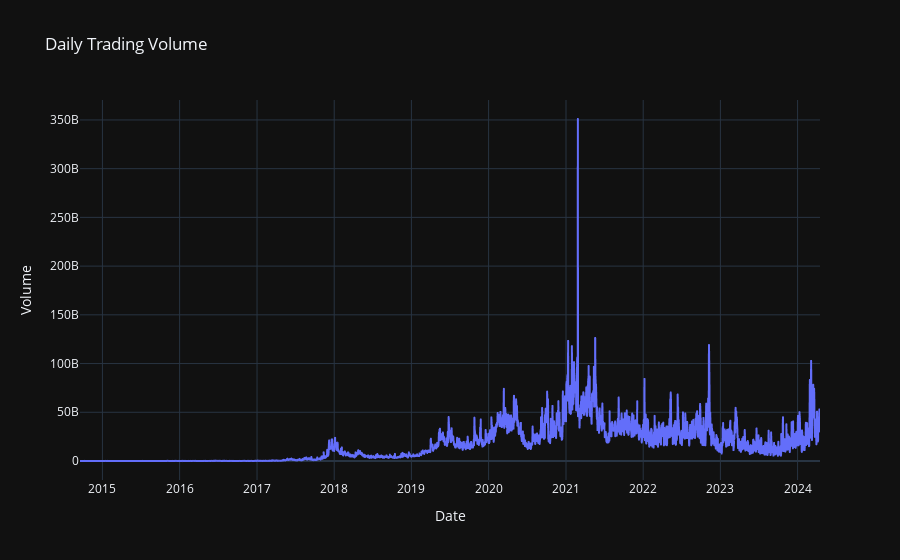

This figure's notebook cell:
### Markdown cell above
## <span>Data Visualization</span>

### Code cell
fig = px.line(data, x='Date', y='Volume', title='Daily Trading Volume')
fig.update_xaxes(title='Date')
fig.update_yaxes(title='Volume')
fig.update_layout(template='plotly_dark')
fig.show()

### Figure 1 — Plotly figure (JSON) as saved in the notebook; plotly's stock layout.template omitted (floating-point values rounded to 4 significant figures; data arrays with more than 128 entries replaced by an {"elided": "..."} marker saying what was removed)
{"data": [{"hovertemplate": "Date=%{x}<br>Volume=%{y}<extra></extra>", "legendgroup": "", "line": {"color": "#636efa", "dash": "solid"}, "marker": {"symbol": "circle"}, "mode": "lines", "name": "", "showlegend": false, "type": "scattergl", "x": {"elided": "3500 str values"}, "xaxis": "x", "y": {"elided": "3500 int values"}, "yaxis": "y"}], "layout": {"legend": {"tracegroupgap": 0}, "title": {"text": "Daily Trading Volume"}, "xaxis": {"anchor": "y", "domain": [0, 1], "title": {"text": "Date"}}, "yaxis": {"anchor": "x", "domain": [0, 1], "title": {"text": "Volume"}}}}
